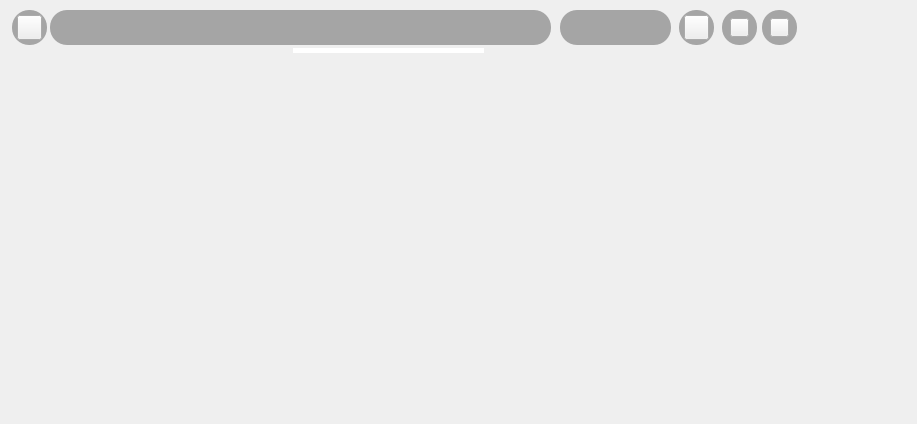
<?xml version="1.0" encoding="UTF-8"?>
<ui version="4.0">
 <class>MainTableWidget</class>
 <widget class="QWidget" name="MainTableWidget">
  <property name="geometry">
   <rect>
    <x>0</x>
    <y>0</y>
    <width>917</width>
    <height>424</height>
   </rect>
  </property>
  <property name="windowTitle">
   <string>MainTableWidget</string>
  </property>
  <widget class="QPushButton" name="label_2">
   <property name="geometry">
    <rect>
     <x>17</x>
     <y>15</y>
     <width>25</width>
     <height>25</height>
    </rect>
   </property>
   <property name="styleSheet">
    <string notr="true">QPushButton{border-image:url(&quot;:/res/a.png&quot;);}
QPushButton:hover{border-image:url(&quot;:/res/hide.png&quot;);}</string>
   </property>
   <property name="text">
    <string/>
   </property>
  </widget>
  <widget class="QPushButton" name="label">
   <property name="geometry">
    <rect>
     <x>684</x>
     <y>15</y>
     <width>25</width>
     <height>25</height>
    </rect>
   </property>
   <property name="styleSheet">
    <string notr="true">border-image:url(&quot;:/res/speak.png&quot;);</string>
   </property>
   <property name="text">
    <string/>
   </property>
  </widget>
  <widget class="RollingLabel" name="pushButton_2">
   <property name="geometry">
    <rect>
     <x>679</x>
     <y>10</y>
     <width>35</width>
     <height>35</height>
    </rect>
   </property>
   <property name="font">
    <font>
     <pointsize>14</pointsize>
    </font>
   </property>
   <property name="styleSheet">
    <string notr="true">background:rgba(0,0,0,0.31);border-radius:17px;color:#caa257;</string>
   </property>
   <property name="text">
    <string/>
   </property>
   <property name="alignment">
    <set>Qt::AlignmentFlag::AlignCenter</set>
   </property>
  </widget>
  <widget class="QLabel" name="pushButton">
   <property name="geometry">
    <rect>
     <x>560</x>
     <y>10</y>
     <width>111</width>
     <height>35</height>
    </rect>
   </property>
   <property name="font">
    <font>
     <pointsize>14</pointsize>
    </font>
   </property>
   <property name="styleSheet">
    <string notr="true">color:#caa257;</string>
   </property>
   <property name="text">
    <string/>
   </property>
   <property name="alignment">
    <set>Qt::AlignmentFlag::AlignCenter</set>
   </property>
  </widget>
  <widget class="QLabel" name="table_show">
   <property name="geometry">
    <rect>
     <x>50</x>
     <y>10</y>
     <width>501</width>
     <height>35</height>
    </rect>
   </property>
   <property name="font">
    <font>
     <pointsize>14</pointsize>
    </font>
   </property>
   <property name="styleSheet">
    <string notr="true">color:#caa257;</string>
   </property>
   <property name="text">
    <string/>
   </property>
   <property name="alignment">
    <set>Qt::AlignmentFlag::AlignCenter</set>
   </property>
  </widget>
  <widget class="QLabel" name="table_show_2">
   <property name="geometry">
    <rect>
     <x>12</x>
     <y>10</y>
     <width>35</width>
     <height>35</height>
    </rect>
   </property>
   <property name="font">
    <font>
     <pointsize>14</pointsize>
    </font>
   </property>
   <property name="styleSheet">
    <string notr="true">background:rgba(0,0,0,0.31);border-radius:17px;color:#caa257;</string>
   </property>
   <property name="text">
    <string/>
   </property>
  </widget>
  <widget class="RollingLabel" name="pushButton_3">
   <property name="geometry">
    <rect>
     <x>762</x>
     <y>10</y>
     <width>35</width>
     <height>35</height>
    </rect>
   </property>
   <property name="font">
    <font>
     <pointsize>14</pointsize>
    </font>
   </property>
   <property name="styleSheet">
    <string notr="true">background:rgba(0,0,0,0.31);border-radius:17px;color:#caa257;</string>
   </property>
   <property name="text">
    <string/>
   </property>
   <property name="alignment">
    <set>Qt::AlignmentFlag::AlignCenter</set>
   </property>
  </widget>
  <widget class="QPushButton" name="muyu">
   <property name="geometry">
    <rect>
     <x>770</x>
     <y>18</y>
     <width>19</width>
     <height>19</height>
    </rect>
   </property>
   <property name="styleSheet">
    <string notr="true">border-image:url(&quot;:/res/muyu.png&quot;);</string>
   </property>
   <property name="text">
    <string/>
   </property>
  </widget>
  <widget class="ClickLabel" name="down_button">
   <property name="geometry">
    <rect>
     <x>293</x>
     <y>48</y>
     <width>191</width>
     <height>5</height>
    </rect>
   </property>
   <property name="styleSheet">
    <string notr="true">background:white;
border-radius: 5px;
</string>
   </property>
   <property name="text">
    <string/>
   </property>
  </widget>
  <widget class="QLabel" name="table_show_3">
   <property name="geometry">
    <rect>
     <x>50</x>
     <y>10</y>
     <width>501</width>
     <height>35</height>
    </rect>
   </property>
   <property name="font">
    <font>
     <pointsize>14</pointsize>
    </font>
   </property>
   <property name="styleSheet">
    <string notr="true">background:rgba(0,0,0,0.31);border-radius:17px;color:#caa257;</string>
   </property>
   <property name="text">
    <string/>
   </property>
   <property name="alignment">
    <set>Qt::AlignmentFlag::AlignCenter</set>
   </property>
  </widget>
  <widget class="QLabel" name="pushButton_4">
   <property name="geometry">
    <rect>
     <x>560</x>
     <y>10</y>
     <width>111</width>
     <height>35</height>
    </rect>
   </property>
   <property name="font">
    <font>
     <pointsize>14</pointsize>
    </font>
   </property>
   <property name="styleSheet">
    <string notr="true">background:rgba(0,0,0,0.31);border-radius:17px;color:#caa257;</string>
   </property>
   <property name="text">
    <string/>
   </property>
   <property name="alignment">
    <set>Qt::AlignmentFlag::AlignCenter</set>
   </property>
  </widget>
  <widget class="QPushButton" name="todo">
   <property name="geometry">
    <rect>
     <x>730</x>
     <y>18</y>
     <width>19</width>
     <height>19</height>
    </rect>
   </property>
   <property name="styleSheet">
    <string notr="true">border-image:url(&quot;:/res/todo.png&quot;);</string>
   </property>
   <property name="text">
    <string/>
   </property>
  </widget>
  <widget class="QWidget" name="pushButton_5" native="true">
   <property name="geometry">
    <rect>
     <x>722</x>
     <y>10</y>
     <width>35</width>
     <height>35</height>
    </rect>
   </property>
   <property name="styleSheet">
    <string notr="true">background:rgba(0,0,0,0.31);border-radius:17px;color:#caa257;</string>
   </property>
  </widget>
  <zorder>pushButton_5</zorder>
  <zorder>pushButton_4</zorder>
  <zorder>table_show_3</zorder>
  <zorder>pushButton_2</zorder>
  <zorder>label</zorder>
  <zorder>pushButton</zorder>
  <zorder>table_show</zorder>
  <zorder>table_show_2</zorder>
  <zorder>label_2</zorder>
  <zorder>pushButton_3</zorder>
  <zorder>muyu</zorder>
  <zorder>down_button</zorder>
  <zorder>todo</zorder>
 </widget>
 <customwidgets>
  <customwidget>
   <class>ClickLabel</class>
   <extends>QLabel</extends>
   <header>../headers/clicklabel.h</header>
  </customwidget>
  <customwidget>
   <class>RollingLabel</class>
   <extends>QLabel</extends>
   <header>../headers/rolling_label.h</header>
  </customwidget>
 </customwidgets>
 <resources/>
 <connections/>
</ui>
